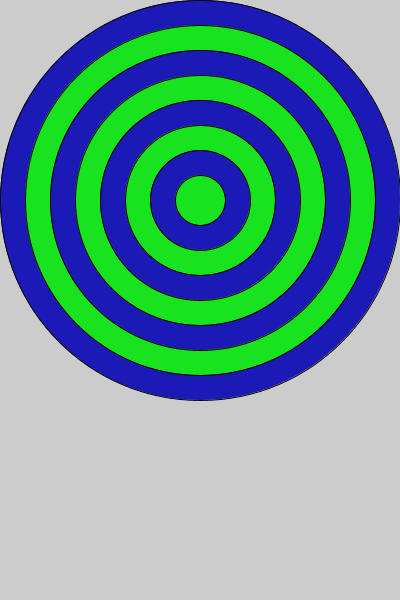
Frame 1 (no input)
Frame 60 (the mouse pressed at the canvas centre just before this capture): identical to frame 1, image omitted
Frame 120 (the mouse held since frame 60 and released just before this capture): identical to frame 1, image omitted

The Processing sketch that drew this single still picture (run headless with seeded random() and noise(); from frame 60 on, the mouse is pressed at the canvas centre):

// Processing sketch: bullseye
// ── bullseye.pde
void setup(){
       size(400,600);
       
       for(int i = 8; i>=0;i--){
        if (i%2==0){
           
         fill(#1C1AB7);
        }
        else {
          fill(#17E31F);}
       
       
       ellipse(200,200,i*50,i*50);
     }
       

    }

    void draw(){
      


    }
             
